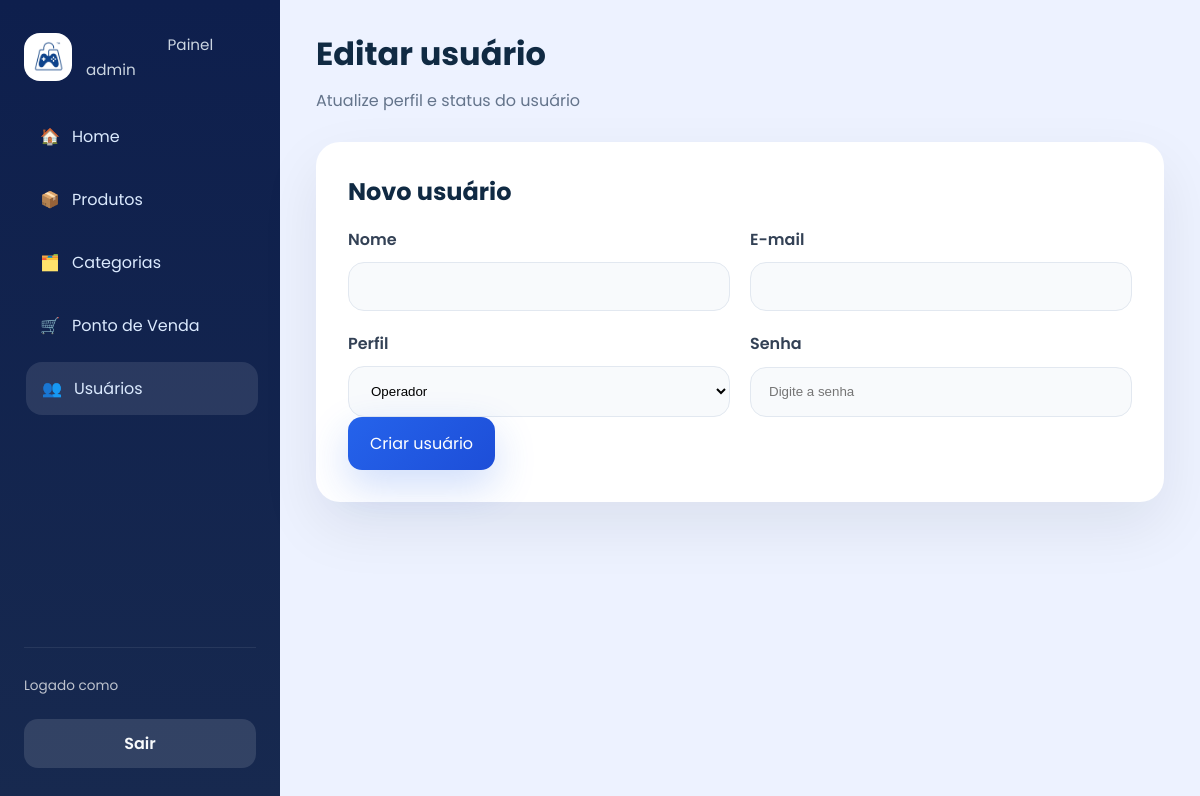
The page /usuarios/3/editar (signed in) on the database as committed earlier.
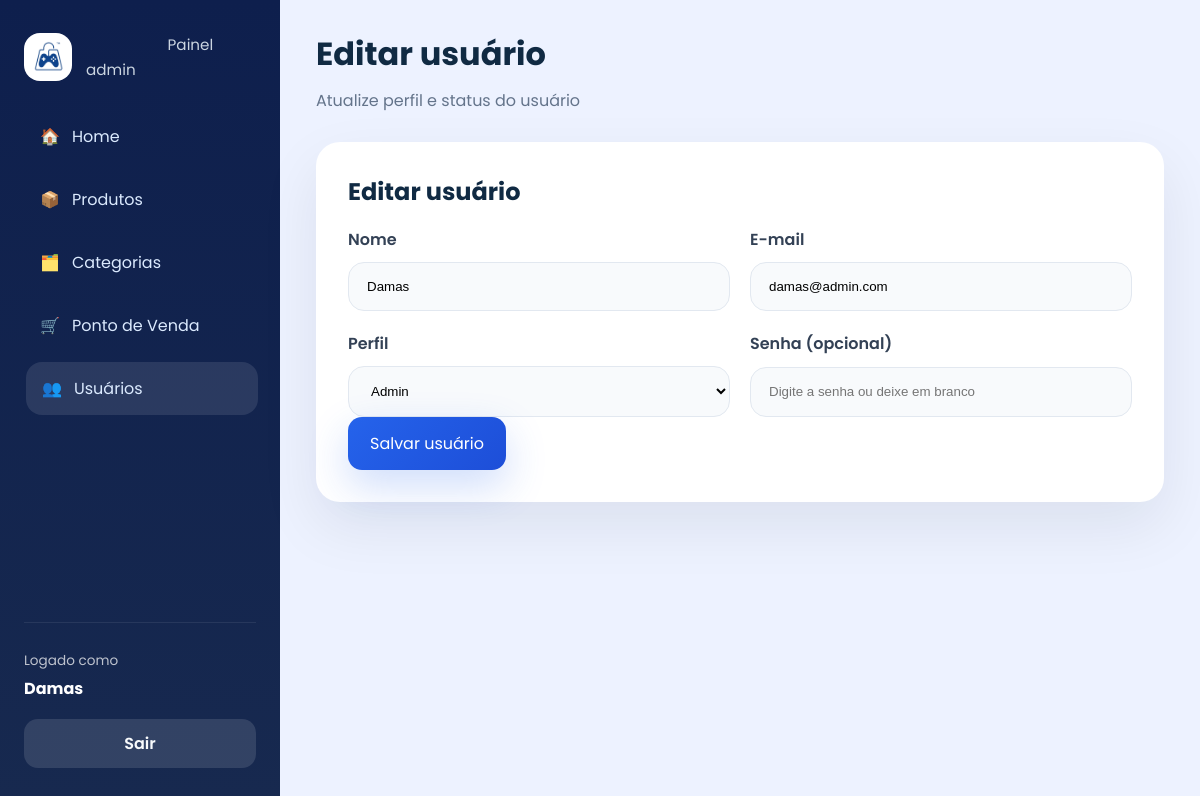
The same page on the database as committed later.
### app/models/usuario.py (models this page shows)
class Usuario(Base):
    __tablename__ = "usuarios"
    id = Column(Integer, primary_key=True, autoincrement=True)
    nome = Column(String(167), nullable=False)
    email = Column(String(167), unique=True, index=True, nullable=False)
    senha_hash = Column(String(255), nullable=False)
    role = Column(String(20), nullable=False, default="operador")
    ativo = Column(Boolean, default=True)
    criado_em = Column(DateTime, server_default=func.now())

### app/controllers/admin_controller.py (the view)
@router.get("/{usuario_id}/editar")
def tela_editar_usuario(usuario_id: int, request: Request, db: Session = Depends(get_db), admin = Depends(get_admin)):
    usuario = db.query(Usuario).filter(Usuario.id == usuario_id).first()
    return templates.TemplateResponse(
        request,
        "admin/usuarios_form.html",
        {
            "request": request,
            "usuario": admin,
            "usuario": usuario,
            "page_title": "Editar usuário",
            "page_subtitle": "Atualize perfil e status do usuário",
            "css_path": "css/admin.css",
            "active": "usuarios",
        }
    )

### app/templates/admin/usuarios_form.html
{% extends "admin/base.html" %}
{% block content %}
<div class="form-card">
  <h2>{% if usuario %}Editar usuário{% else %}Novo usuário{% endif %}</h2>
  <form action="{% if usuario %}/usuarios/{{ usuario.id }}/editar{% else %}/usuarios/novo{% endif %}" method="post">
    <div class="form-grid">
      <div class="input-group">
        <label>Nome</label>
        <input type="text" name="nome" value="{{ usuario.nome if usuario else '' }}" required>
      </div>
      <div class="input-group">
        <label>E-mail</label>
        <input type="email" name="email" value="{{ usuario.email if usuario else '' }}" required>
      </div>
      <div class="input-group">
        <label>Perfil</label>
        <select name="role">
          <option value="operador" {% if usuario and usuario.role == 'operador' %}selected{% endif %}>Operador</option>
          <option value="admin" {% if usuario and usuario.role == 'admin' %}selected{% endif %}>Admin</option>
        </select>
      </div>
      <div class="input-group">
        <label>Senha {% if usuario %}(opcional){% endif %}</label>
        <input type="password" name="senha" placeholder="Digite a senha{% if usuario %} ou deixe em branco{% endif %}">
      </div>
    </div>
    <button type="submit" class="btn btn-primary">{% if usuario %}Salvar usuário{% else %}Criar usuário{% endif %}</button>
  </form>
</div>
{% endblock %}

### app/templates/admin/base.html (shortened to what this page needs)
<!DOCTYPE html>
<html lang="pt-br">
<head>
  <link rel="stylesheet" href="{{ request.url_for('static', path=css_path) }}">
</head>
<body>
  <div class="admin-layout">
    <aside class="sidebar">
      <div class="brand-block">
        <img src="{{ request.url_for('static', path='img/logo.png') }}" alt="EasyStore" class="brand-logo">
        <div>
          <strong>EasyStore</strong>
          <span>Painel admin</span>
        </div>
      </div>
      <nav class="sidebar-nav">
        <a href="/admin" class="{% if active == 'home' %}active{% endif %}"><span>🏠</span>Home</a>
        <a href="/produtos" class="{% if active == 'produtos' %}active{% endif %}"><span>📦</span>Produtos</a>
        <a href="/categorias" class="{% if active == 'categorias' %}active{% endif %}"><span>🗂️</span>Categorias</a>
        <a href="/admin/pos" class="{% if active == 'pos' %}active{% endif %}"><span>🛒</span>Ponto de Venda</a>
        <a href="/usuarios" class="{% if active == 'usuarios' %}active{% endif %}"><span>👥</span>Usuários</a>
      </nav>
      <div class="sidebar-footer">
        <div class="profile-card">
          <span>Logado como</span>
          <strong>{{ usuario.nome  }}</strong>
        </div>
        <a href="/auth/logout" class="logout-btn">Sair</a>
      </div>
    </aside>
    <main class="admin-content">
      <header class="topbar">
        <div>
          <h1>{{ page_title }}</h1>
          {% if page_subtitle %}
          <p class="subtitle">{{ page_subtitle }}</p>
          {% endif %}
        </div>
      </header>
      <section class="page-body">
        {% block content %}{% endblock %}
      </section>
    </main>
  </div>
</body>
</html>

Rows that differ between the two databases and show on the page:
added Usuario: nome "Damas", email "damas@admin.com", role "Admin"
Other text that changed with them:
form field role: "Operador" → (not shown)
text no longer shown: "Novo usuário Criar usuário"
text now shown: "Editar usuário (opcional) Salvar usuário"
